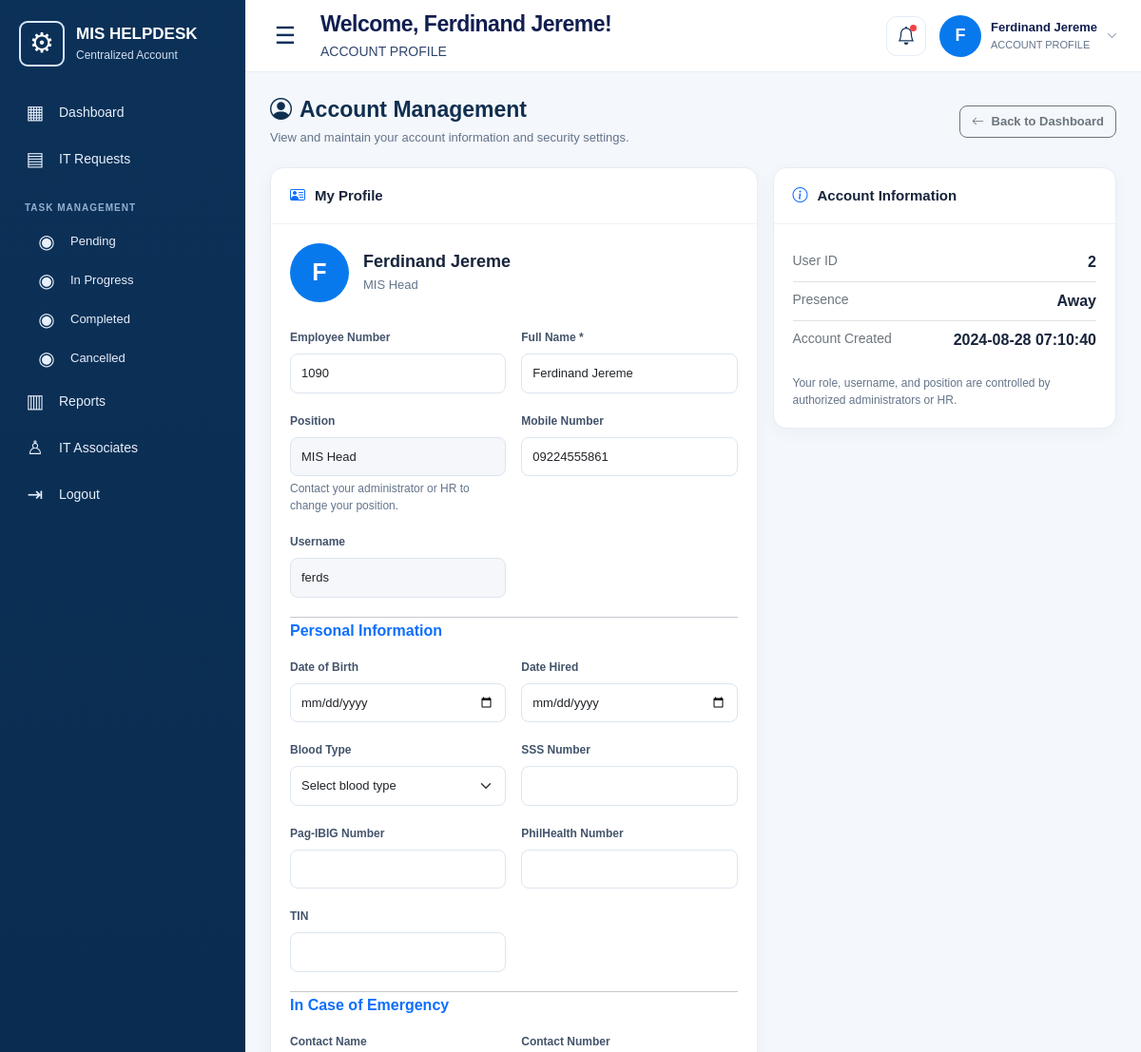
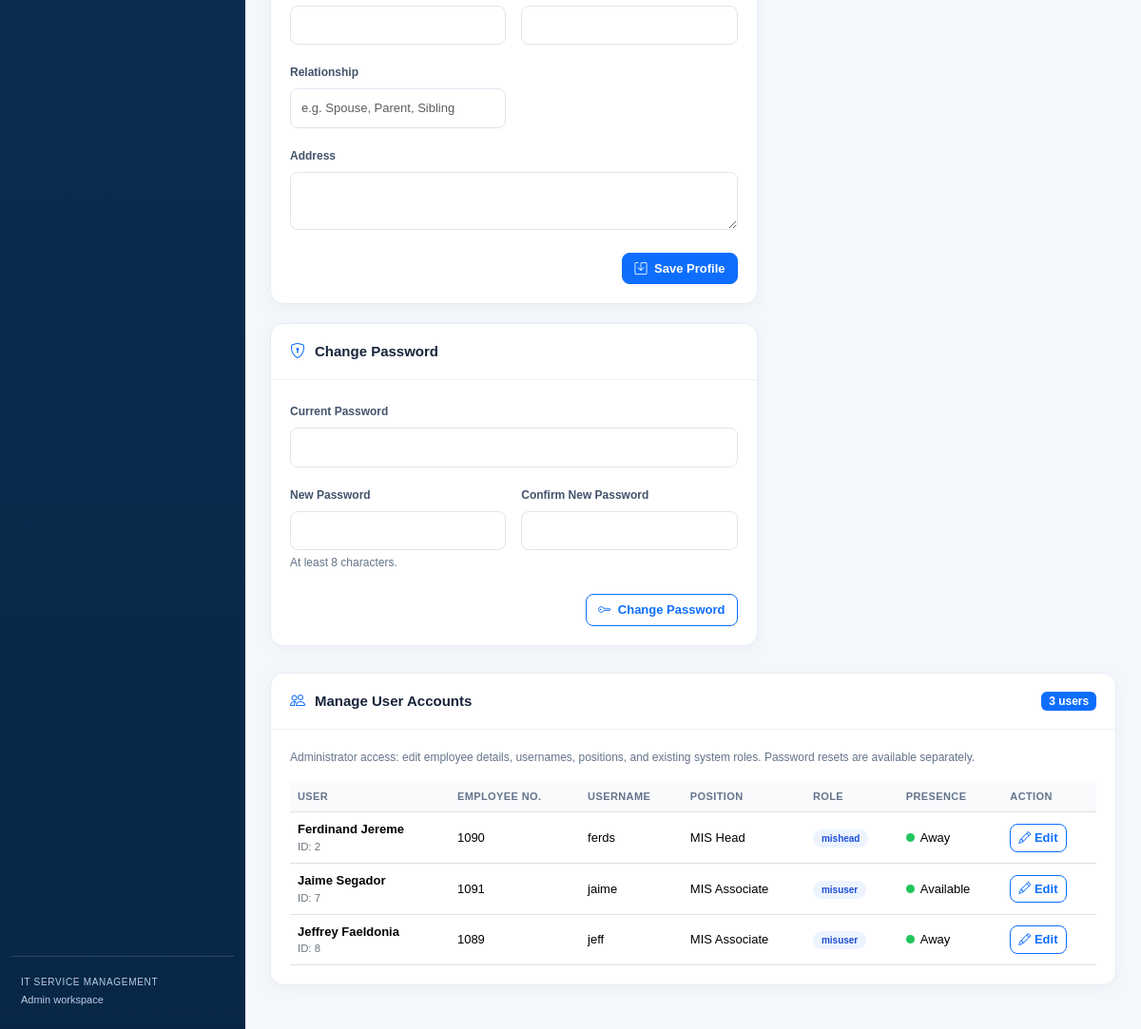
The app's page /account/my-account.php (signed in) with its own data (2 pictures, top to bottom).
### tables this page shows
CREATE TABLE `users` (
  `user_id` int(11) NOT NULL,
  `employee_no` int(11) DEFAULT NULL,
  `full_name` varchar(50) NOT NULL,
  `position` varchar(20) DEFAULT NULL,
  `mobile_no` varchar(20) DEFAULT NULL,
  `date_of_birth` date DEFAULT NULL,
  `date_hired` date DEFAULT NULL,
  `blood_type` varchar(5) DEFAULT NULL,
  `sss_no` varchar(30) DEFAULT NULL,
  `pagibig_no` varchar(30) DEFAULT NULL,
  `philhealth_no` varchar(30) DEFAULT NULL,
  `tin_no` varchar(30) DEFAULT NULL,
  `emergency_contact_name` varchar(150) DEFAULT NULL,
  `emergency_contact_number` varchar(25) DEFAULT NULL,
  `emergency_contact_relationship` varchar(80) DEFAULT NULL,
  `emergency_contact_address` text DEFAULT NULL,
  `username` varchar(50) NOT NULL,
  `password` varchar(255) NOT NULL,
  `role` enum('admin','employee','mishead','misuser') NOT NULL,
  `created_at` timestamp NOT NULL DEFAULT current_timestamp(),
  `presence_status` enum('Available','Busy','On Leave','Away') NOT NULL DEFAULT 'Available',
  `updated_at` timestamp NOT NULL DEFAULT current_timestamp() ON UPDATE current_timestamp(),
  `biometric_id` varchar(50) DEFAULT NULL
);

### account/my-account.php (the view, shortened to what this page needs)
<?php
require_once __DIR__ . '/../DB_connection.php';
$conn->setAttribute(PDO::ATTR_ERRMODE, PDO::ERRMODE_EXCEPTION);
$conn->setAttribute(PDO::ATTR_DEFAULT_FETCH_MODE, PDO::FETCH_ASSOC);
$userId = (int)$_SESSION['user_id'];
function h($value): string {
    return htmlspecialchars((string)($value ?? ''), ENT_QUOTES, 'UTF-8');
}
function isAdminRole(string $role): bool {
    return in_array(strtolower(trim($role)), ['admin', 'administrator', 'mishead'], true);
}
$meStmt = $conn->prepare('SELECT user_id, employee_no, full_name, position, mobile_no, username, password, role, created_at, presence_status, date_of_birth, date_hired, blood_type, sss_no, pagibig_no, philhealth_no, tin_no, emergency_contact_name, emergency_contact_number, emergency_contact_relationship, emergency_contact_address FROM users WHERE user_id = ? LIMIT 1');
$meStmt->execute([$userId]);
$me = $meStmt->fetch();
$isAdmin = isAdminRole((string)$me['role']);
$users = [];
if ($isAdmin) {
    $users = $conn->query('SELECT user_id, employee_no, full_name, position, mobile_no, username, role, presence_status, created_at FROM users ORDER BY full_name')->fetchAll();
}
$userName = $me['full_name'] ?: 'MIS User';
$initial = strtoupper(mb_substr((string)$userName, 0, 1));
?>
<!doctype html>
<html lang="en">
<head>
<link href="https://cdn.jsdelivr.net/npm/bootstrap@5.3.3/dist/css/bootstrap.min.css" rel="stylesheet">
<link href="https://cdn.jsdelivr.net/npm/bootstrap-icons@1.11.3/font/bootstrap-icons.css" rel="stylesheet">
</head>
<body>
<div class="app-shell">
<?php require __DIR__ . '/../includes/sidebar.php'; ?>
<main class="main-area">
<?php require __DIR__ . '/../includes/header.php'; ?>
<section class="dashboard-content">
    <div class="page-heading">
        <div><h2><i class="bi bi-person-circle me-2"></i>Account Management</h2><p>View and maintain your account information and security settings.</p></div>
        <a href="<?= $isAdmin ? '../MIS/admin-dashboard.php' : '../MIS/user-dashboard.php' ?>" class="btn btn-outline-secondary"><i class="bi bi-arrow-left me-1"></i> Back to Dashboard</a>
    </div>
    <div class="row g-3">
        <div class="col-xl-7">
            <section class="account-card">
                <div class="card-heading"><i class="bi bi-person-vcard text-primary"></i><h3>My Profile</h3></div>
                <div class="card-body">
                    <div class="profile-summary mb-4">
                        <div class="profile-avatar"><?= h($initial) ?></div>
                        <div><h3><?= h($me['full_name']) ?></h3><p><?= h($me['position'] ?: 'Position not set') ?></p></div>
                    </div>
                    <form method="post" autocomplete="off">
                        <div class="row g-3">
                            <div class="col-md-6"><label class="form-label">Employee Number</label><input class="form-control" name="employee_no" maxlength="50" value="<?= h($me['employee_no']) ?>" placeholder="Enter employee number"></div>
                            <div class="col-md-6"><label class="form-label">Full Name *</label><input class="form-control" name="full_name" maxlength="150" required value="<?= h($me['full_name']) ?>"></div>
                            <div class="col-md-6"><label class="form-label">Position</label><input class="form-control" value="<?= h($me['position']) ?>" disabled><div class="section-note mt-1">Contact your administrator or HR to change your position.</div></div>
                            <div class="col-md-6"><label class="form-label">Mobile Number</label><input class="form-control" name="mobile_no" maxlength="25" value="<?= h($me['mobile_no']) ?>" placeholder="09XXXXXXXXX"></div>
                            <div class="col-md-6"><label class="form-label">Username</label><input class="form-control" value="<?= h($me['username']) ?>" disabled></div>
                            <div class="col-12"><hr class="my-1"><h6 class="fw-bold text-primary mb-0">Personal Information</h6></div>
                            <div class="col-md-6"><label class="form-label">Date of Birth</label><input type="date" class="form-control" name="date_of_birth" value="<?= h($me['date_of_birth']) ?>"></div>
                            <div class="col-md-6"><label class="form-label">Date Hired</label><input type="date" class="form-control" name="date_hired" value="<?= h($me['date_hired']) ?>"></div>
                            <div class="col-md-6"><label class="form-label">Blood Type</label><select class="form-select" name="blood_type"><option value="">Select blood type</option></select></div>
                            <div class="col-md-6"><label class="form-label">SSS Number</label><input class="form-control" name="sss_no" maxlength="30" value="<?= h($me['sss_no']) ?>"></div>
                            <div class="col-md-6"><label class="form-label">Pag-IBIG Number</label><input class="form-control" name="pagibig_no" maxlength="30" value="<?= h($me['pagibig_no']) ?>"></div>
                            <div class="col-md-6"><label class="form-label">PhilHealth Number</label><input class="form-control" name="philhealth_no" maxlength="30" value="<?= h($me['philhealth_no']) ?>"></div>
                            <div class="col-md-6"><label class="form-label">TIN</label><input class="form-control" name="tin_no" maxlength="30" value="<?= h($me['tin_no']) ?>"></div>
                            <div class="col-12"><hr class="my-1"><h6 class="fw-bold text-primary mb-0">In Case of Emergency</h6></div>
                            <div class="col-md-6"><label class="form-label">Contact Name</label><input class="form-control" name="emergency_contact_name" maxlength="150" value="<?= h($me['emergency_contact_name']) ?>"></div>
                            <div class="col-md-6"><label class="form-label">Contact Number</label><input class="form-control" name="emergency_contact_number" maxlength="25" value="<?= h($me['emergency_contact_number']) ?>"></div>
                            <div class="col-md-6"><label class="form-label">Relationship</label><input class="form-control" name="emergency_contact_relationship" maxlength="80" value="<?= h($me['emergency_contact_relationship']) ?>" placeholder="e.g. Spouse, Parent, Sibling"></div>
                            <div class="col-12"><label class="form-label">Address</label><textarea class="form-control" name="emergency_contact_address" rows="2" maxlength="1000"><?= h($me['emergency_contact_address']) ?></textarea></div>
                        </div>
                        <div class="d-flex justify-content-end mt-4"><button class="btn btn-primary" type="submit"><i class="bi bi-save me-1"></i> Save Profile</button></div>
                    </form>
                </div>
            </section>
            <section class="account-card">
                <div class="card-heading"><i class="bi bi-shield-lock text-primary"></i><h3>Change Password</h3></div>
                <div class="card-body">
                    <form method="post" autocomplete="off">
                        <div class="row g-3">
                            <div class="col-12"><label class="form-label">Current Password</label><input type="password" class="form-control" name="current_password" required autocomplete="current-password"></div>
                            <div class="col-md-6"><label class="form-label">New Password</label><input type="password" class="form-control" name="new_password" minlength="8" required autocomplete="new-password"><div class="section-note mt-1">At least 8 characters.</div></div>
                            <div class="col-md-6"><label class="form-label">Confirm New Password</label><input type="password" class="form-control" name="confirm_password" minlength="8" required autocomplete="new-password"></div>
                        </div>
                        <div class="d-flex justify-content-end mt-4"><button class="btn btn-outline-primary" type="submit"><i class="bi bi-key me-1"></i> Change Password</button></div>
                    </form>
                </div>
            </section>
        </div>
        <div class="col-xl-5">
            <section class="account-card">
                <div class="card-heading"><i class="bi bi-info-circle text-primary"></i><h3>Account Information</h3></div>
                <div class="card-body">
                    <div class="d-flex justify-content-between py-2 border-bottom"><span class="text-secondary small">User ID</span><strong><?= (int)$me['user_id'] ?></strong></div>
                    <div class="d-flex justify-content-between py-2 border-bottom"><span class="text-secondary small">Presence</span><strong><?= h($me['presence_status'] ?: 'Available') ?></strong></div>
                    <div class="d-flex justify-content-between py-2"><span class="text-secondary small">Account Created</span><strong><?= h($me['created_at'] ?: '—') ?></strong></div>
                    <p class="section-note mt-3 mb-0">Your role, username, and position are controlled by authorized administrators or HR.</p>
                </div>
            </section>
        </div>
    </div>
    <?php if ($isAdmin): ?>
    <section class="account-card mt-2">
        <div class="card-heading"><i class="bi bi-people text-primary"></i><h3>Manage User Accounts</h3><span class="badge text-bg-primary ms-auto"><?= count($users) ?> users</span></div>
        <div class="card-body">
            <p class="section-note">Administrator access: edit employee details, usernames, positions, and existing system roles. Password resets are available separately.</p>
            <div class="table-responsive">
                <table class="table table-hover align-middle mb-0">
                    <thead><tr><th>User</th><th>Employee No.</th><th>Username</th><th>Position</th><th>Role</th><th>Presence</th><th>Action</th></tr></thead>
                    <tbody>
                    <?php foreach ($users as $u): $presence = strtolower((string)($u['presence_status'] ?? '')); $presenceClass = $presence === 'busy' ? 'status-busy' : ($presence === 'on leave' ? 'status-leave' : 'status-available'); ?>
                        <tr>
                            <td><strong><?= h($u['full_name']) ?></strong><div class="small text-secondary">ID: <?= (int)$u['user_id'] ?></div></td>
                            <td><?= h($u['employee_no'] ?: '—') ?></td>
                            <td><?= h($u['username']) ?></td>
                            <td><?= h($u['position'] ?: '—') ?></td>
                            <td><span class="role-pill"><?= h($u['role']) ?></span></td>
                            <td><span class="status-dot <?= $presenceClass ?>"></span><?= h($u['presence_status'] ?: 'Available') ?></td>
                            <td><a class="btn btn-sm btn-outline-primary" href="?edit_user=<?= (int)$u['user_id'] ?>#edit-account"><i class="bi bi-pencil"></i> Edit</a></td>
                        </tr>
                    <?php endforeach; ?>
                    </tbody>
                </table>
            </div>
        </div>
    </section>
    <?php endif; ?>
</section>
</main>
</div>
<?php require __DIR__ . '/../includes/footer.php'; ?>

### account/my-account.php (style rules this page uses)
body { background:#f4f7fb;color:#17243b;font-family:Arial,sans-serif }
.dashboard-content { padding:26px;max-width:1500px;margin:auto }
.page-heading { display:flex;justify-content:space-between;align-items:center;gap:15px;margin-bottom:22px }
.page-heading h2 { font-size:23px;font-weight:800;margin:0;color:#102f50 }
.page-heading p { margin:5px 0 0;color:#64748b;font-size:13px }
.account-card { background:#fff;border:1px solid #e7edf5;border-radius:14px;box-shadow:0 4px 18px rgba(15,45,80,.04);margin-bottom:20px;overflow:hidden }
.card-heading { padding:17px 20px;border-bottom:1px solid #edf1f6;display:flex;align-items:center;gap:10px }
.card-heading h3 { font-size:15px;font-weight:800;margin:0 }
.card-body { padding:20px }
.profile-summary { display:flex;align-items:center;gap:15px }
.profile-avatar { width:62px;height:62px;border-radius:50%;display:grid;place-items:center;background:#0879ed;color:#fff;font-size:25px;font-weight:800 }
.profile-summary h3 { font-size:18px;font-weight:800;margin:0 0 4px }
.profile-summary p { font-size:13px;color:#64748b;margin:0 }
.form-label { font-size:12px;font-weight:700;color:#42536b }
.form-control,.form-select { font-size:13px;border-radius:8px;padding:10px 11px;border-color:#dce5ef }
.form-control:disabled { background:#f5f7fa }
.section-note { font-size:12px;color:#64748b }
.table thead th { font-size:11px;text-transform:uppercase;letter-spacing:.4px;color:#64748b;background:#f8fafc;white-space:nowrap }
.table tbody td { font-size:13px;vertical-align:middle }
.status-dot { display:inline-block;width:9px;height:9px;border-radius:50%;margin-right:6px }
.status-available { background:#22c55e }
.btn { border-radius:8px;font-size:13px;font-weight:700 }
.role-pill { background:#edf4ff;color:#1d4ed8;border-radius:20px;padding:4px 9px;font-size:10px;font-weight:800 }

### includes/header.php (style rules this page uses)
:root { --mis-navy:#0c3158; --mis-navy-deep:#082747; --mis-blue:#0861d7; --mis-sidebar-width:258px; }
.app-shell { min-height:100vh;display:flex;width:100% }
.app-shell>.main-area { min-width:0; flex:1 1 auto; margin:0!important; padding:0!important; }
.app-shell>.main-area>.dashboard-content { min-width:0 }

### records on screen
users: full_name "F", full_name "Ferdinand Jereme", position "MIS Head", employee_no "1090", mobile_no "09224555861", username "ferds", user_id "2", presence_status "Away", created_at "2024-08-28 07:10:40", role "mishead"
users: full_name "Jaime Segador", user_id "7", employee_no "1091", username "jaime", position "MIS Associate", role "misuser", presence_status "Available"
users: full_name "Jeffrey Faeldonia", user_id "8", employee_no "1089", username "jeff", position "MIS Associate", role "misuser", presence_status "Away"

### other values on screen
$portalLabel "Centralized Account"
$item['icon'] "▦"
$item['label'] "Dashboard"
$item['icon'] "▤"
$item['label'] "IT Requests"
$item['section'] "TASK MANAGEMENT"
$item['icon'] "◉"
$item['label'] "Pending"
$item['label'] "In Progress"
$item['label'] "Completed"
$item['label'] "Cancelled"
$item['icon'] "▥"
$item['label'] "Reports"
$item['icon'] "♙"
$item['label'] "IT Associates"
